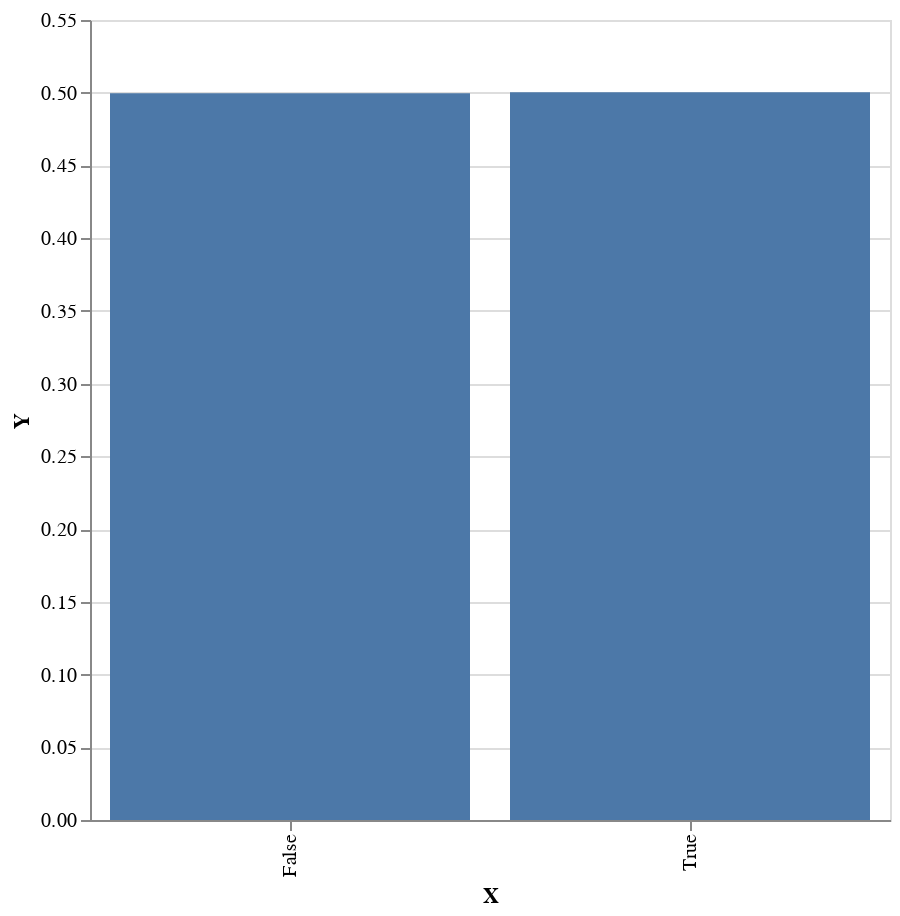

Here is the notebook cell this chart was saved with:
### Markdown cell above
## Prior

### Code cell
sampler $ 
    plot . fmap (first (T.pack . show)) . toEmpirical <$> 
    replicateM 100000 (prior model)

### Figure 1 — Vega-Lite specification as saved in the notebook (floating-point values rounded to 4 significant figures)
{"$schema": "https://vega.github.io/schema/vega-lite/v4.json", "data": {"values": [{"X": "True", "Y": 0.5003}, {"X": "False", "Y": 0.4997}]}, "encoding": {"x": {"field": "X", "type": "nominal"}, "y": {"field": "Y", "type": "quantitative"}}, "height": 400, "mark": "bar", "width": 400}
